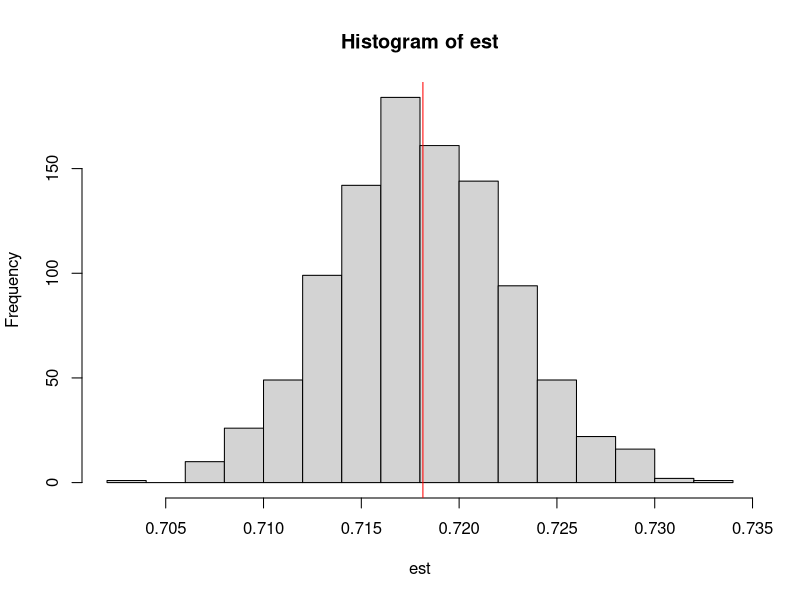
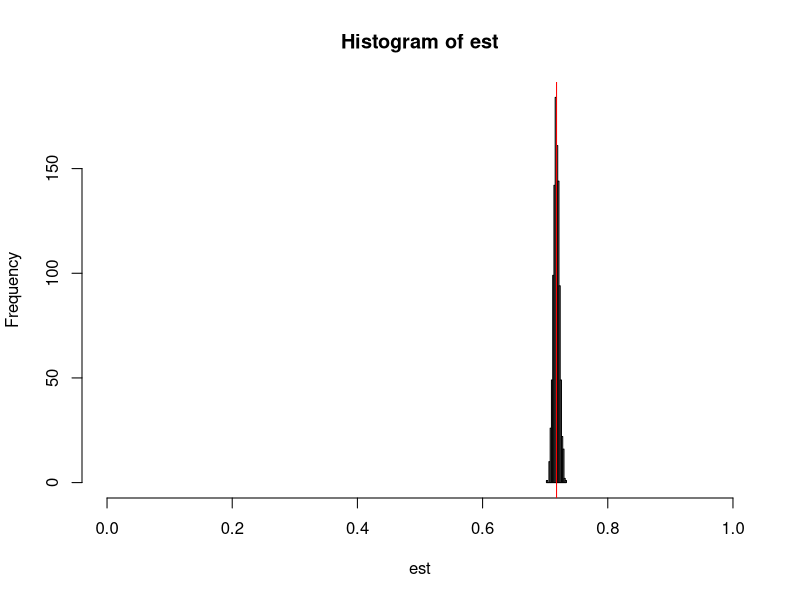
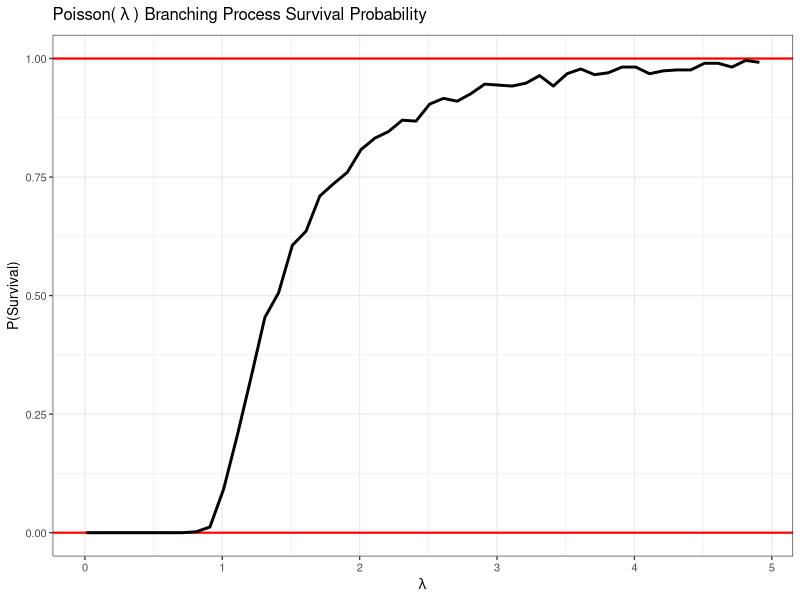
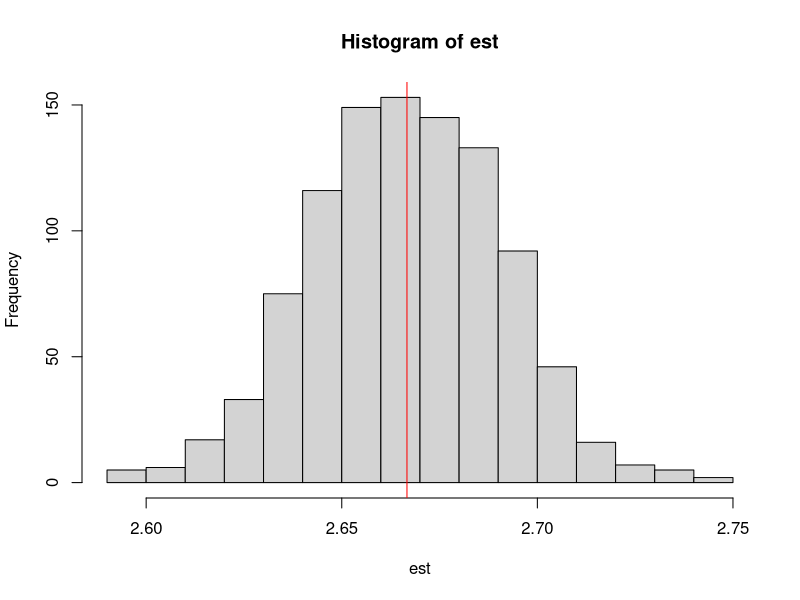
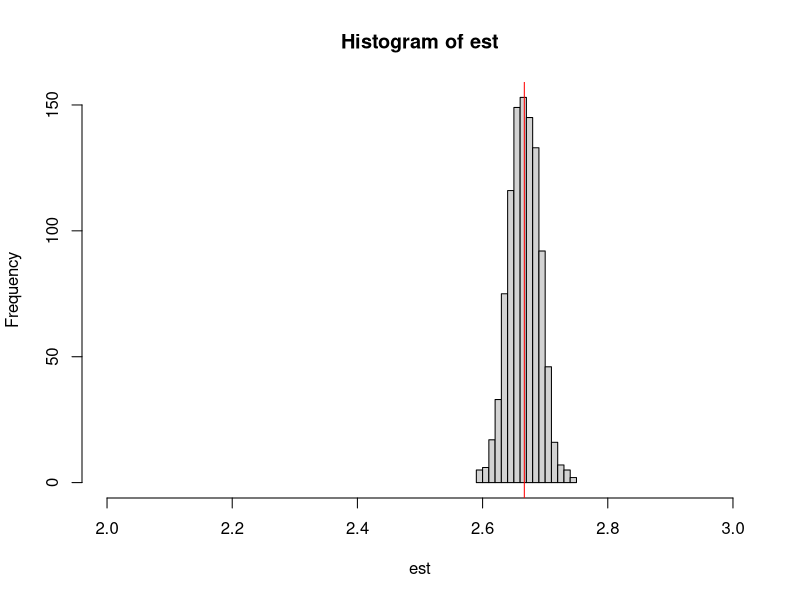
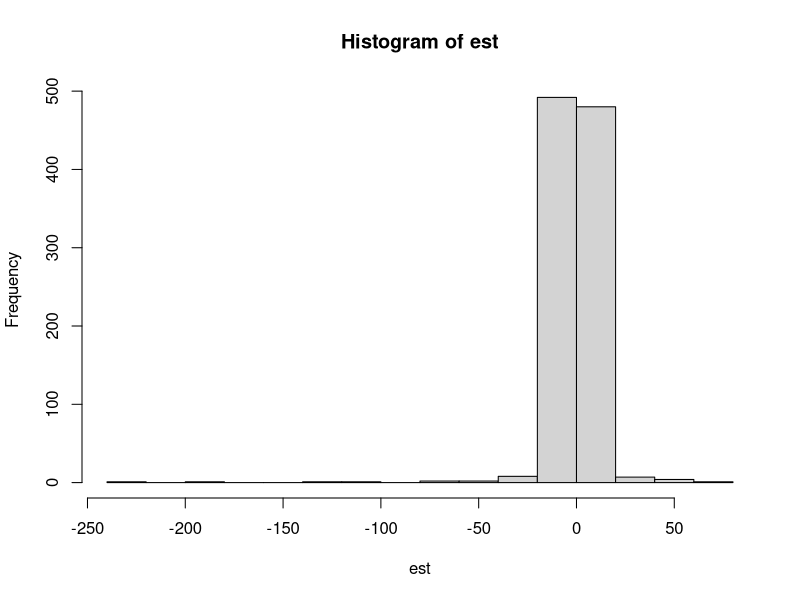
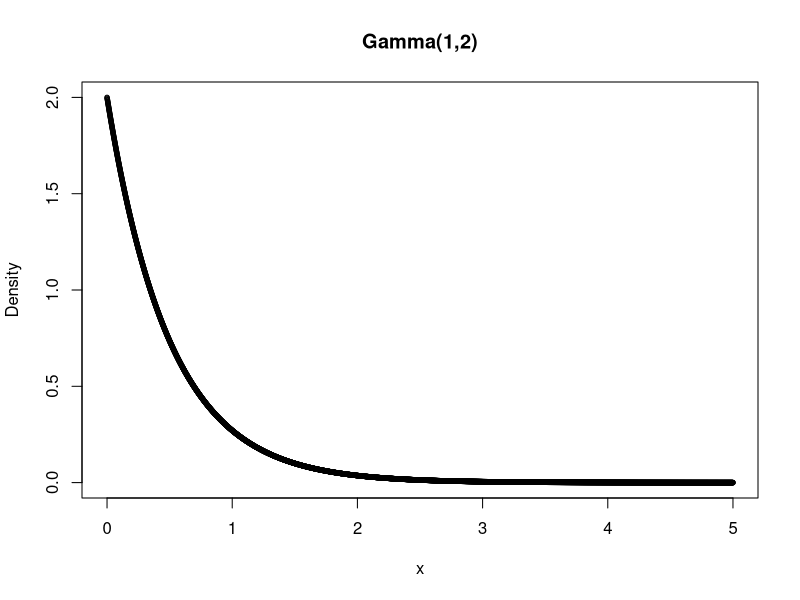
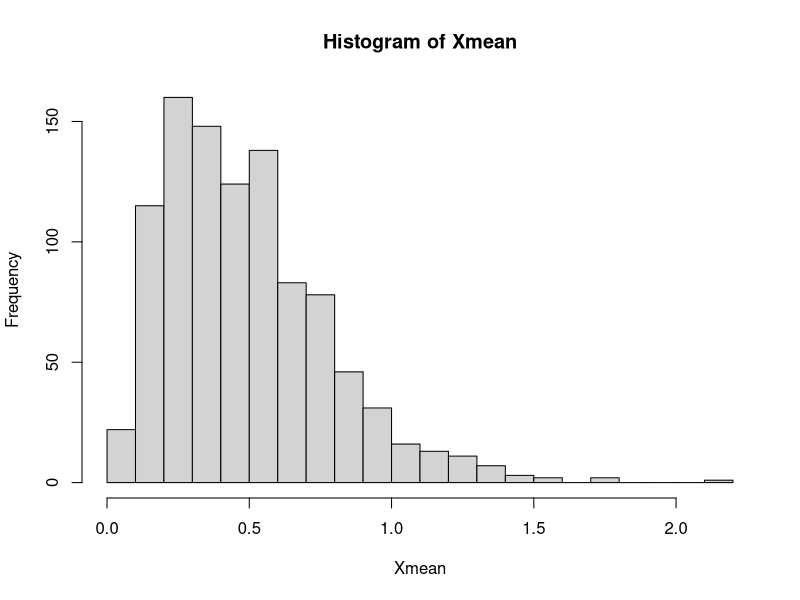

The R script that drew these images, in order:
## ---- chunk 1
knitr::opts_chunk$set(echo = TRUE)

library(tidyverse)
## ---- chunk 2

set.seed(1)
nsim <- 10000
nrep <- 1000

est <- numeric(nrep)

for (i in 1:nrep){
  X <- rnorm(nsim,1,sqrt(3))
  est[i] <- sum(X<2)/nsim
}


hist(est)
abline(v=pnorm(2,1,sqrt(3)), col="red")

hist(est, xlim=c(0,1))
abline(v=pnorm(2,1,sqrt(3)), col="red")
## ---- chunk 3
run_BP <- function(lambda, t_max) {
  # Simulate a Po(lambda) BP for t_max generations.
  # Return T/F for survival.
  
  S <- rep(0, t_max)
  S[1] <- 1
  
  for(t in 2:t_max){
    S[t] <- S[t-1]-1+rpois(1, lambda)
    
    if(S[t] == 0){
      # Did not survive.
      return(F)
    }
  }
  
  return(T)
}

monte_carlo <- function(lambda, n_sim, t_max=100){
  # Simulate n_sim Po(lambda) BPs, each for t_max generations.
  # Return average survival probability.
  
  survived = rep(F, n_sim)
  
  for(i in 1:n_sim){
    survived[i] = run_BP(lambda, t_max)
  }
  
  return(mean(survived))
}
## ---- chunk 4
n_sim = 500
lambdas = seq(0.01, 5, by=0.1)

probs = sapply(lambdas, FUN=function(x) monte_carlo(x, n_sim))

df = data.frame(lambda=lambdas,
                surv_prob=probs)

ggplot(df, aes(x=lambdas, y=probs)) + 
  geom_hline(yintercept=0, color="red", size=0.75) +  
  geom_hline(yintercept=1, color="red", size=0.75) + 
  geom_line(size=1) + 
  labs(x=expression(lambda), y="P(Survival)",
       title = expression("Poisson("~ lambda~") Branching Process Survival Probability", sep="")) + 
  theme_bw(base_size=10)
## ---- chunk 5

set.seed(1)
nsim <- 10000
nrep <- 1000

est <- numeric(nrep)

for (i in 1:nrep){
  X <- runif(nsim,0,2)
  est[i] <- 2*sum(X^2)/nsim
}


hist(est)
abline(v=8/3, col="red")

hist(est, xlim=c(2,3))
abline(v=8/3, col="red")

## ---- chunk 6

est <- numeric(nrep)

for (i in 1:nrep){
  X <- rcauchy(nsim)
  est[i] <- mean(X)
}

hist(est)
## ---- chunk 7

# use Gamma(1,2) as example

xs <- seq(0,5,length.out=5000)
plot(y=dgamma(xs, shape=1, rate=2), x=xs, xlab="x",
     ylab="Density", main="Gamma(1,2)", cex=0.6)

nsim <- 3
X <- matrix(rgamma(nsim*nrep, 1,2), ncol=nrep)
Xmean <- apply(X,2,mean)
hist(Xmean, breaks=20)

nsim <- 10
X <- matrix(rgamma(nsim*nrep, 1,2), ncol=nrep)
Xmean <- apply(X,2,mean)
hist(Xmean, breaks=20)

nsim <- 30
X <- matrix(rgamma(nsim*nrep, 1,2), ncol=nrep)
Xmean <- apply(X,2,mean)
hist(Xmean, breaks=20)

